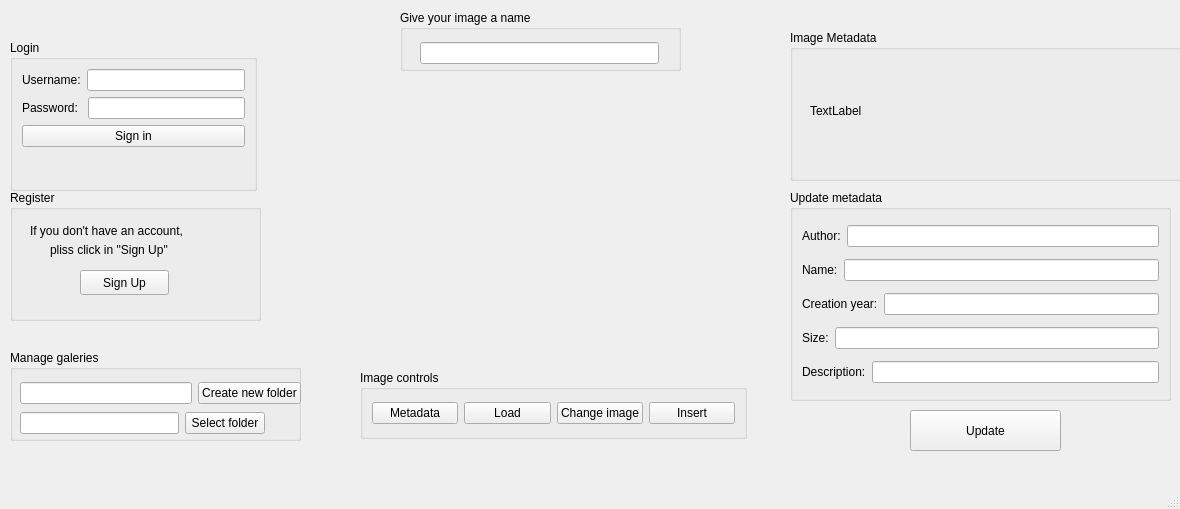
<?xml version="1.0" encoding="UTF-8"?>
<ui version="4.0">
 <class>MainWindow</class>
 <widget class="QMainWindow" name="MainWindow">
  <property name="geometry">
   <rect>
    <x>0</x>
    <y>0</y>
    <width>1180</width>
    <height>509</height>
   </rect>
  </property>
  <property name="windowTitle">
   <string>MainWindow</string>
  </property>
  <widget class="QWidget" name="centralwidget">
   <widget class="QLabel" name="label_4">
    <property name="geometry">
     <rect>
      <x>0</x>
      <y>-40</y>
      <width>1111</width>
      <height>541</height>
     </rect>
    </property>
    <property name="text">
     <string/>
    </property>
    <property name="pixmap">
     <pixmap>Since.png</pixmap>
    </property>
   </widget>
   <widget class="QLabel" name="label_5">
    <property name="geometry">
     <rect>
      <x>496</x>
      <y>-14</y>
      <width>331</width>
      <height>511</height>
     </rect>
    </property>
    <property name="text">
     <string/>
    </property>
    <property name="pixmap">
     <pixmap>TEC-Galery (2).png</pixmap>
    </property>
   </widget>
   <widget class="QGroupBox" name="groupBox">
    <property name="geometry">
     <rect>
      <x>10</x>
      <y>40</y>
      <width>247</width>
      <height>151</height>
     </rect>
    </property>
    <property name="title">
     <string>Login</string>
    </property>
    <layout class="QVBoxLayout" name="verticalLayout">
     <item>
      <layout class="QHBoxLayout" name="horizontalLayout">
       <item>
        <widget class="QLabel" name="label_2">
         <property name="text">
          <string>Username:</string>
         </property>
        </widget>
       </item>
       <item>
        <widget class="QLineEdit" name="line_User"/>
       </item>
      </layout>
     </item>
     <item>
      <layout class="QHBoxLayout" name="horizontalLayout_2">
       <item>
        <widget class="QLabel" name="label">
         <property name="text">
          <string>Password: </string>
         </property>
        </widget>
       </item>
       <item>
        <widget class="QLineEdit" name="line_Pass"/>
       </item>
      </layout>
     </item>
     <item>
      <widget class="QPushButton" name="SignIn">
       <property name="text">
        <string>Sign in</string>
       </property>
      </widget>
     </item>
     <item>
      <widget class="QLabel" name="label_6">
       <property name="text">
        <string/>
       </property>
      </widget>
     </item>
    </layout>
   </widget>
   <widget class="QGroupBox" name="groupBox_2">
    <property name="geometry">
     <rect>
      <x>10</x>
      <y>190</y>
      <width>251</width>
      <height>131</height>
     </rect>
    </property>
    <property name="title">
     <string>Register</string>
    </property>
    <widget class="QLabel" name="label_3">
     <property name="geometry">
      <rect>
       <x>20</x>
       <y>30</y>
       <width>201</width>
       <height>21</height>
      </rect>
     </property>
     <property name="text">
      <string>If you don't have an account,</string>
     </property>
     <property name="openExternalLinks">
      <bool>false</bool>
     </property>
    </widget>
    <widget class="QLabel" name="label_7">
     <property name="geometry">
      <rect>
       <x>40</x>
       <y>50</y>
       <width>161</width>
       <height>20</height>
      </rect>
     </property>
     <property name="text">
      <string>pliss click in &quot;Sign Up&quot;</string>
     </property>
    </widget>
    <widget class="QPushButton" name="SignUp">
     <property name="geometry">
      <rect>
       <x>70</x>
       <y>80</y>
       <width>89</width>
       <height>25</height>
      </rect>
     </property>
     <property name="text">
      <string>Sign Up</string>
     </property>
    </widget>
   </widget>
   <widget class="QLabel" name="label_8">
    <property name="geometry">
     <rect>
      <x>370</x>
      <y>80</y>
      <width>361</width>
      <height>261</height>
     </rect>
    </property>
    <property name="text">
     <string/>
    </property>
   </widget>
   <widget class="QGroupBox" name="groupBox_3">
    <property name="geometry">
     <rect>
      <x>360</x>
      <y>370</y>
      <width>387</width>
      <height>69</height>
     </rect>
    </property>
    <property name="title">
     <string>Image controls</string>
    </property>
    <layout class="QHBoxLayout" name="horizontalLayout_3">
     <item>
      <widget class="QPushButton" name="pushButton_4">
       <property name="text">
        <string>Metadata</string>
       </property>
      </widget>
     </item>
     <item>
      <widget class="QPushButton" name="pushButton_2">
       <property name="text">
        <string>Load</string>
       </property>
      </widget>
     </item>
     <item>
      <widget class="QPushButton" name="pushButton_3">
       <property name="text">
        <string>Change image</string>
       </property>
      </widget>
     </item>
     <item>
      <widget class="QPushButton" name="pushButton">
       <property name="text">
        <string>Insert</string>
       </property>
      </widget>
     </item>
    </layout>
   </widget>
   <widget class="QGroupBox" name="groupBox_4">
    <property name="geometry">
     <rect>
      <x>10</x>
      <y>350</y>
      <width>291</width>
      <height>91</height>
     </rect>
    </property>
    <property name="title">
     <string>Manage galeries</string>
    </property>
    <widget class="QWidget" name="layoutWidget">
     <property name="geometry">
      <rect>
       <x>10</x>
       <y>30</y>
       <width>281</width>
       <height>27</height>
      </rect>
     </property>
     <layout class="QHBoxLayout" name="horizontalLayout_4">
      <item>
       <widget class="QLineEdit" name="line_new">
        <property name="text">
         <string/>
        </property>
       </widget>
      </item>
      <item>
       <widget class="QPushButton" name="pushButton_5">
        <property name="text">
         <string>Create new folder</string>
        </property>
       </widget>
      </item>
     </layout>
    </widget>
    <widget class="QWidget" name="layoutWidget">
     <property name="geometry">
      <rect>
       <x>10</x>
       <y>60</y>
       <width>245</width>
       <height>27</height>
      </rect>
     </property>
     <layout class="QHBoxLayout" name="horizontalLayout_5">
      <item>
       <widget class="QLineEdit" name="line_folder">
        <property name="text">
         <string/>
        </property>
       </widget>
      </item>
      <item>
       <widget class="QPushButton" name="pushButton_6">
        <property name="text">
         <string>Select folder</string>
        </property>
       </widget>
      </item>
     </layout>
    </widget>
   </widget>
   <widget class="QGroupBox" name="groupBox_5">
    <property name="geometry">
     <rect>
      <x>400</x>
      <y>10</y>
      <width>281</width>
      <height>61</height>
     </rect>
    </property>
    <property name="title">
     <string>Give your image a name</string>
    </property>
    <widget class="QWidget" name="layoutWidget">
     <property name="geometry">
      <rect>
       <x>20</x>
       <y>30</y>
       <width>239</width>
       <height>27</height>
      </rect>
     </property>
     <layout class="QHBoxLayout" name="horizontalLayout_6">
      <item>
       <widget class="QLineEdit" name="line_nameimage"/>
      </item>
     </layout>
    </widget>
   </widget>
   <widget class="QGroupBox" name="groupBox_6">
    <property name="geometry">
     <rect>
      <x>790</x>
      <y>190</y>
      <width>381</width>
      <height>211</height>
     </rect>
    </property>
    <property name="title">
     <string>Update metadata</string>
    </property>
    <layout class="QVBoxLayout" name="verticalLayout_2">
     <item>
      <layout class="QHBoxLayout" name="horizontalLayout_7">
       <item>
        <widget class="QLabel" name="label_9">
         <property name="text">
          <string>Author:</string>
         </property>
        </widget>
       </item>
       <item>
        <widget class="QLineEdit" name="meta_author"/>
       </item>
      </layout>
     </item>
     <item>
      <layout class="QHBoxLayout" name="horizontalLayout_8">
       <item>
        <widget class="QLabel" name="label_10">
         <property name="text">
          <string>Name:</string>
         </property>
        </widget>
       </item>
       <item>
        <widget class="QLineEdit" name="meta_name"/>
       </item>
      </layout>
     </item>
     <item>
      <layout class="QHBoxLayout" name="horizontalLayout_9">
       <item>
        <widget class="QLabel" name="label_11">
         <property name="text">
          <string>Creation year:</string>
         </property>
        </widget>
       </item>
       <item>
        <widget class="QLineEdit" name="meta_year"/>
       </item>
      </layout>
     </item>
     <item>
      <layout class="QHBoxLayout" name="horizontalLayout_10">
       <item>
        <widget class="QLabel" name="label_12">
         <property name="text">
          <string>Size:</string>
         </property>
        </widget>
       </item>
       <item>
        <widget class="QLineEdit" name="meta_size"/>
       </item>
      </layout>
     </item>
     <item>
      <layout class="QHBoxLayout" name="horizontalLayout_11">
       <item>
        <widget class="QLabel" name="label_13">
         <property name="text">
          <string>Description:</string>
         </property>
        </widget>
       </item>
       <item>
        <widget class="QLineEdit" name="meta_des"/>
       </item>
      </layout>
     </item>
    </layout>
   </widget>
   <widget class="QPushButton" name="pushButton_7">
    <property name="geometry">
     <rect>
      <x>910</x>
      <y>410</y>
      <width>151</width>
      <height>41</height>
     </rect>
    </property>
    <property name="text">
     <string>Update</string>
    </property>
   </widget>
   <widget class="QGroupBox" name="groupBox_7">
    <property name="geometry">
     <rect>
      <x>790</x>
      <y>30</y>
      <width>411</width>
      <height>151</height>
     </rect>
    </property>
    <property name="title">
     <string>Image Metadata</string>
    </property>
    <widget class="QLabel" name="label_14">
     <property name="geometry">
      <rect>
       <x>20</x>
       <y>20</y>
       <width>351</width>
       <height>121</height>
      </rect>
     </property>
     <property name="text">
      <string>TextLabel</string>
     </property>
    </widget>
   </widget>
   <zorder>label_5</zorder>
   <zorder>label_4</zorder>
   <zorder>groupBox</zorder>
   <zorder>groupBox_2</zorder>
   <zorder>label_8</zorder>
   <zorder>groupBox_3</zorder>
   <zorder>groupBox_4</zorder>
   <zorder>groupBox_5</zorder>
   <zorder>groupBox_6</zorder>
   <zorder>pushButton_7</zorder>
   <zorder>groupBox_7</zorder>
  </widget>
  <widget class="QMenuBar" name="menubar">
   <property name="geometry">
    <rect>
     <x>0</x>
     <y>0</y>
     <width>1180</width>
     <height>22</height>
    </rect>
   </property>
  </widget>
  <widget class="QStatusBar" name="statusbar"/>
 </widget>
 <resources/>
 <connections/>
</ui>
